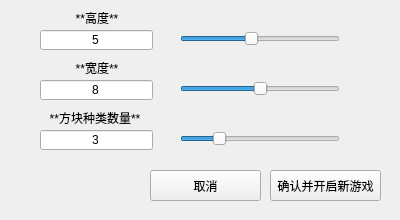
<?xml version="1.0" encoding="UTF-8"?>
<ui version="4.0">
 <class>QLinkInit</class>
 <widget class="QWidget" name="QLinkInit">
  <property name="windowModality">
   <enum>Qt::ApplicationModal</enum>
  </property>
  <property name="geometry">
   <rect>
    <x>0</x>
    <y>0</y>
    <width>400</width>
    <height>220</height>
   </rect>
  </property>
  <property name="windowTitle">
   <string>Game Options</string>
  </property>
  <property name="autoFillBackground">
   <bool>true</bool>
  </property>
  <widget class="QSlider" name="_height_slider">
   <property name="geometry">
    <rect>
     <x>180</x>
     <y>30</y>
     <width>160</width>
     <height>18</height>
    </rect>
   </property>
   <property name="minimum">
    <number>1</number>
   </property>
   <property name="maximum">
    <number>10</number>
   </property>
   <property name="value">
    <number>5</number>
   </property>
   <property name="orientation">
    <enum>Qt::Horizontal</enum>
   </property>
  </widget>
  <widget class="QSlider" name="_width_slider">
   <property name="geometry">
    <rect>
     <x>180</x>
     <y>80</y>
     <width>160</width>
     <height>18</height>
    </rect>
   </property>
   <property name="minimum">
    <number>1</number>
   </property>
   <property name="maximum">
    <number>15</number>
   </property>
   <property name="value">
    <number>8</number>
   </property>
   <property name="orientation">
    <enum>Qt::Horizontal</enum>
   </property>
  </widget>
  <widget class="QSlider" name="_kind_slider">
   <property name="geometry">
    <rect>
     <x>180</x>
     <y>130</y>
     <width>160</width>
     <height>18</height>
    </rect>
   </property>
   <property name="minimum">
    <number>1</number>
   </property>
   <property name="maximum">
    <number>10</number>
   </property>
   <property name="value">
    <number>3</number>
   </property>
   <property name="orientation">
    <enum>Qt::Horizontal</enum>
   </property>
  </widget>
  <widget class="QLineEdit" name="_width_edit">
   <property name="geometry">
    <rect>
     <x>40</x>
     <y>80</y>
     <width>113</width>
     <height>20</height>
    </rect>
   </property>
   <property name="focusPolicy">
    <enum>Qt::NoFocus</enum>
   </property>
   <property name="text">
    <string>8</string>
   </property>
   <property name="alignment">
    <set>Qt::AlignCenter</set>
   </property>
   <property name="readOnly">
    <bool>false</bool>
   </property>
  </widget>
  <widget class="QLineEdit" name="_height_edit">
   <property name="geometry">
    <rect>
     <x>40</x>
     <y>30</y>
     <width>113</width>
     <height>20</height>
    </rect>
   </property>
   <property name="text">
    <string>5</string>
   </property>
   <property name="alignment">
    <set>Qt::AlignCenter</set>
   </property>
   <property name="readOnly">
    <bool>true</bool>
   </property>
  </widget>
  <widget class="QLineEdit" name="_kind_edit">
   <property name="geometry">
    <rect>
     <x>40</x>
     <y>130</y>
     <width>113</width>
     <height>20</height>
    </rect>
   </property>
   <property name="text">
    <string>3</string>
   </property>
   <property name="alignment">
    <set>Qt::AlignCenter</set>
   </property>
   <property name="readOnly">
    <bool>true</bool>
   </property>
  </widget>
  <widget class="QLabel" name="width">
   <property name="geometry">
    <rect>
     <x>70</x>
     <y>60</y>
     <width>54</width>
     <height>16</height>
    </rect>
   </property>
   <property name="text">
    <string>**宽度**</string>
   </property>
   <property name="textFormat">
    <enum>Qt::MarkdownText</enum>
   </property>
   <property name="alignment">
    <set>Qt::AlignCenter</set>
   </property>
  </widget>
  <widget class="QLabel" name="height">
   <property name="geometry">
    <rect>
     <x>70</x>
     <y>10</y>
     <width>54</width>
     <height>16</height>
    </rect>
   </property>
   <property name="text">
    <string>**高度**</string>
   </property>
   <property name="textFormat">
    <enum>Qt::MarkdownText</enum>
   </property>
   <property name="alignment">
    <set>Qt::AlignCenter</set>
   </property>
  </widget>
  <widget class="QLabel" name="kind">
   <property name="geometry">
    <rect>
     <x>50</x>
     <y>110</y>
     <width>90</width>
     <height>16</height>
    </rect>
   </property>
   <property name="text">
    <string>**方块种类数量**</string>
   </property>
   <property name="textFormat">
    <enum>Qt::MarkdownText</enum>
   </property>
   <property name="alignment">
    <set>Qt::AlignCenter</set>
   </property>
  </widget>
  <widget class="QPushButton" name="_cancel_button">
   <property name="geometry">
    <rect>
     <x>150</x>
     <y>170</y>
     <width>111</width>
     <height>31</height>
    </rect>
   </property>
   <property name="text">
    <string>取消</string>
   </property>
   <property name="checkable">
    <bool>true</bool>
   </property>
  </widget>
  <widget class="QPushButton" name="_ok_button">
   <property name="geometry">
    <rect>
     <x>270</x>
     <y>170</y>
     <width>111</width>
     <height>31</height>
    </rect>
   </property>
   <property name="text">
    <string>确认并开启新游戏</string>
   </property>
  </widget>
 </widget>
 <resources/>
 <connections>
  <connection>
   <sender>_cancel_button</sender>
   <signal>clicked()</signal>
   <receiver>QLinkInit</receiver>
   <slot>hide()</slot>
   <hints>
    <hint type="sourcelabel">
     <x>205</x>
     <y>185</y>
    </hint>
    <hint type="destinationlabel">
     <x>199</x>
     <y>109</y>
    </hint>
   </hints>
  </connection>
  <connection>
   <sender>_ok_button</sender>
   <signal>clicked()</signal>
   <receiver>QLinkInit</receiver>
   <slot>startNewGame()</slot>
   <hints>
    <hint type="sourcelabel">
     <x>325</x>
     <y>184</y>
    </hint>
    <hint type="destinationlabel">
     <x>373</x>
     <y>119</y>
    </hint>
   </hints>
  </connection>
  <connection>
   <sender>_height_slider</sender>
   <signal>valueChanged(int)</signal>
   <receiver>QLinkInit</receiver>
   <slot>changeHeightValue(int)</slot>
   <hints>
    <hint type="sourcelabel">
     <x>274</x>
     <y>42</y>
    </hint>
    <hint type="destinationlabel">
     <x>365</x>
     <y>45</y>
    </hint>
   </hints>
  </connection>
  <connection>
   <sender>_width_slider</sender>
   <signal>valueChanged(int)</signal>
   <receiver>QLinkInit</receiver>
   <slot>changeWidthValue(int)</slot>
   <hints>
    <hint type="sourcelabel">
     <x>332</x>
     <y>87</y>
    </hint>
    <hint type="destinationlabel">
     <x>367</x>
     <y>88</y>
    </hint>
   </hints>
  </connection>
  <connection>
   <sender>_kind_slider</sender>
   <signal>valueChanged(int)</signal>
   <receiver>QLinkInit</receiver>
   <slot>changeIconKind(int)</slot>
   <hints>
    <hint type="sourcelabel">
     <x>319</x>
     <y>135</y>
    </hint>
    <hint type="destinationlabel">
     <x>360</x>
     <y>135</y>
    </hint>
   </hints>
  </connection>
 </connections>
 <slots>
  <slot>startNewGame()</slot>
  <slot>changeWidthValue(int)</slot>
  <slot>changeHeightValue(int)</slot>
  <slot>changeIconKind(int)</slot>
 </slots>
</ui>
